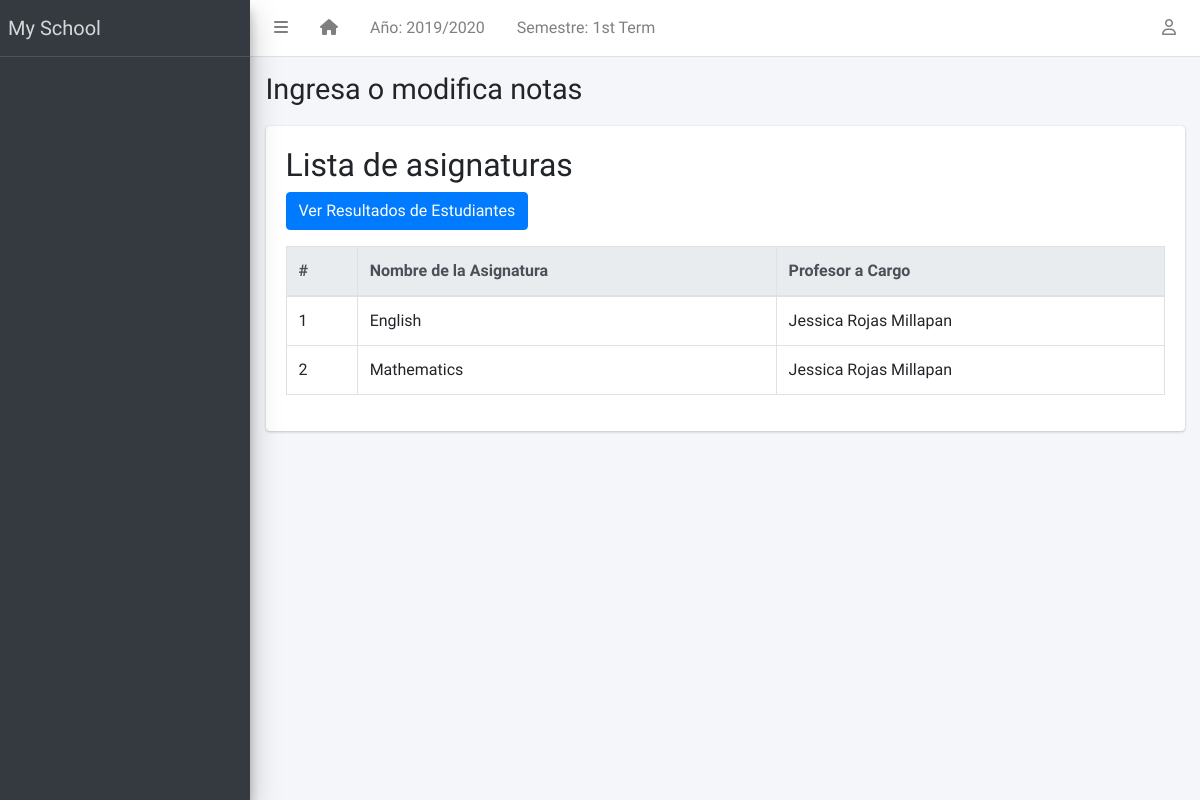
Screenshot of /result/subject_list/ with the database file from the repository.
### apps/corecode/models.py (models this page shows, shortened)
class AcademicSession(models.Model):
    name = models.CharField(max_length=200, unique=True)
    current = models.BooleanField(default=True)
    class Meta:
        ordering = ["-name"]

class AcademicTerm(models.Model):
    name = models.CharField(max_length=20, unique=True)
    current = models.BooleanField(default=True)
    class Meta:
        ordering = ["name"]

class SiteConfig(models.Model):
    key = models.SlugField()
    value = models.CharField(max_length=200)

class Subject(models.Model):
    name = models.CharField(max_length=200, unique=True, verbose_name="Nombre")
    class Meta:
        ordering = ["name"]

### apps/teachers/models.py (models this page shows, shortened)
class Teacher(models.Model):
    STATUS = [("activo", "Activo"), ("inactivo", "Inactivo")]
    GENDER = [("masculino", "Masculino"), ("femenino", "Femenino")]
    rut_regex = RegexValidator(
        regex=r"^\d{1,2}\d{3}\d{3}-[0-9kK]{1}$",
        message="El RUT debe estar en el formato 'XXXXXXXX-X'"
    )
    rut = models.CharField(max_length=12, unique=True, validators=[rut_regex], blank=True)
    estado = models.CharField(max_length=10, choices=STATUS, default="activo")
    apellido_paterno = models.CharField(max_length=200)
    apellido_materno = models.CharField(max_length=200)
    nombres = models.CharField(max_length=200, blank=True)
    sexo = models.CharField(max_length=10, choices=GENDER, default="masculino")
    fecha_nacimiento = models.DateField(default=timezone.now)
    fecha_admision = models.DateField(default=timezone.now)
    telefono_regex = RegexValidator(
        regex="^[0-9]{9,15}$", message="El número de teléfono no tiene el formato correcto."
    )
    telefono = models.CharField(
        validators=[telefono_regex], max_length=15, blank=True
    )
    direccion = models.TextField(blank=True)
    observaciones = models.TextField(blank=True)
    email = models.EmailField(
        max_length=254, unique=True, validators=[EmailValidator()],
        blank=True, null=True
    )
    foto = models.ImageField(blank=True, upload_to="students/fotos/")
    subjects = models.ManyToManyField('corecode.Subject', related_name="teachers", blank=True)
    class Meta:
        ordering = ["apellido_paterno", "apellido_materno", "nombres"]

### apps/result/views.py (the view)
# urls.py: path('subject_list/', subject_list, name='subject_list'),
def subject_list(request):
    subjects = Subject.objects.prefetch_related('teachers').all()
    return render(request, 'result/subject_list.html', {'subjects': subjects})

### apps/corecode/context_processors.py (called while the page is built)
def site_defaults(request):
    current_session = AcademicSession.objects.get(current=True)
    current_term = AcademicTerm.objects.get(current=True)
    vals = SiteConfig.objects.all()
    contexts = {
        "current_session": current_session.name,
        "current_term": current_term.name,
    }
    for val in vals:
        contexts[val.key] = val.value
    return contexts

### apps/templatetags/user_groups.py (called while the page is built)
@register.filter
def in_group(user, group_id):
    return user.groups.filter(id=group_id).exists()

### apps/result/templates/result/subject_list.html (shortened to what this page needs)
{% extends 'base.html' %}
{% block title %}Ingresa o modifica notas{% endblock title %}
{% block content %}
<h2>Lista de asignaturas</h2>
<div class="mb-3">
  <a href="{% url 'view_results' %}" class="btn btn-primary">
    Ver Resultados de Estudiantes
  </a>
</div>
<div class="table-responsive">
  <table id="subjectTable" class="table table-bordered table-hover" data-page-length='10'>
    <thead class="thead-light">
      <tr>
        <th>#</th>
        <th>Nombre de la Asignatura</th>
        <th>Profesor a Cargo</th>
      </tr>
    </thead>
    <tbody>
      {% for subject in subjects %}
        <tr class="clickable-row" data-href="{% url 'create_result' subject.id %}">
          <td>{{ forloop.counter }}</td>
          <td>{{ subject.name }}</td>
          <td>
            {% for teacher in subject.teachers.all %}
              {{ teacher.nombres }} {{ teacher.apellido_paterno }} {{ teacher.apellido_materno }}
            {% empty %}
              Sin profesor asignado
            {% endfor %}
          </td>
        </tr>
      {% endfor %}
    </tbody>
  </table>
</div>
{% endblock content %}
{% block morejs %}
<link rel="stylesheet" href="//cdn.datatables.net/1.10.25/css/jquery.dataTables.min.css"/>
{% endblock morejs %}

### templates/base.html (shortened to what this page needs)
{% load static %}
{% load custom_templatetag %}
{% load representative_tags %}
<!DOCTYPE html>
<html lang="en">
<head>
  <link rel="stylesheet" href="https://cdnjs.cloudflare.com/ajax/libs/dropzone/5.9.3/dropzone.min.css">
  <link rel="stylesheet" href="https://cdnjs.cloudflare.com/ajax/libs/font-awesome/6.6.0/css/all.min.css" />
  <link rel="stylesheet"
    href="{% static 'plugins/overlayScrollbars/css/OverlayScrollbars.min.css' %}">
  <link rel="stylesheet" href="{% static 'plugins/Datatables/datatables.min.css' %}" />
  <link rel="stylesheet" href="{% static 'dist/css/adminlte.min.css' %}">
</head>
<body
  class="hold-transition sidebar-mini layout-fixed layout-navbar-fixed layout-footer-fixed">
  <div class="wrapper">
    <nav class="main-header navbar navbar-expand navbar-white navbar-light">
      <ul class="navbar-nav">
        <li class="nav-item">
          <a class="nav-link" data-widget="pushmenu" href="#" role="button"><i class="fas fa-bars"></i></a>
        </li>
        <li class="nav-item d-none d-sm-inline-block">
          <a href="{% url 'home' %}" class="nav-link"><i class="fa fa-home"></i></a>
        </li>
        <li class="nav-item d-none d-sm-inline-block">
          <a href="{% url 'current-session' %}" class="nav-link">Año: {{ current_session }}</a>
        </li>
        <li class="nav-item d-none d-sm-inline-block">
          <a href="{% url 'current-session' %}" class="nav-link">Semestre: {{ current_term }}</a>
        </li>
      </ul>
      <ul class="navbar-nav ml-auto">
        <li class="nav-item dropdown">
          <a class="nav-link" data-toggle="dropdown" href="#">
            <i class="far fa-user"></i>
          </a>
        </li>
      </ul>
    </nav>
    <aside class="main-sidebar sidebar-dark-primary elevation-4">
      <a href="{% url 'home' %}" class="brand-link">{{ school_name | default:"MySchool" }}</a>
      <div class="sidebar">
      </div>
    </aside>
    <div class="content-wrapper">
      <section class="content-header">
        <div class="container-fluid">
          <div class="row mb-1">
            <div class="col-sm-8">
              <h1>{% block title %}{% endblock title %}</h1>
            </div>
            <div class="col-sm-4">
            </div>
          </div>
        </div>
      </section>
      <section class="content">
        <div class="container-fluid">
          <div class="row">
            <div class="col-md-12">
              {% block fullcard %}
              <div class="card">
                <div class="card-body">
                  <div class="row">
                    <div class="col">
                      {% block content %}
                      {% endblock content %}
                    </div>
                  </div>
                </div>
              </div>
              {% endblock fullcard %}
            </div>
          </div>
        </div>
      </section>
    </div>
  </div>
  {% block morejs %}
  {% endblock morejs %}
</body>
</html>

### rows the page displays
AcademicSession: name "2019/2020"
AcademicTerm: name "1st Term"
SiteConfig: value "My School"
Subject: name "English"
Teacher: nombres "Jessica", apellido_paterno "Rojas", apellido_materno "Millapan"
Subject: name "Mathematics"
